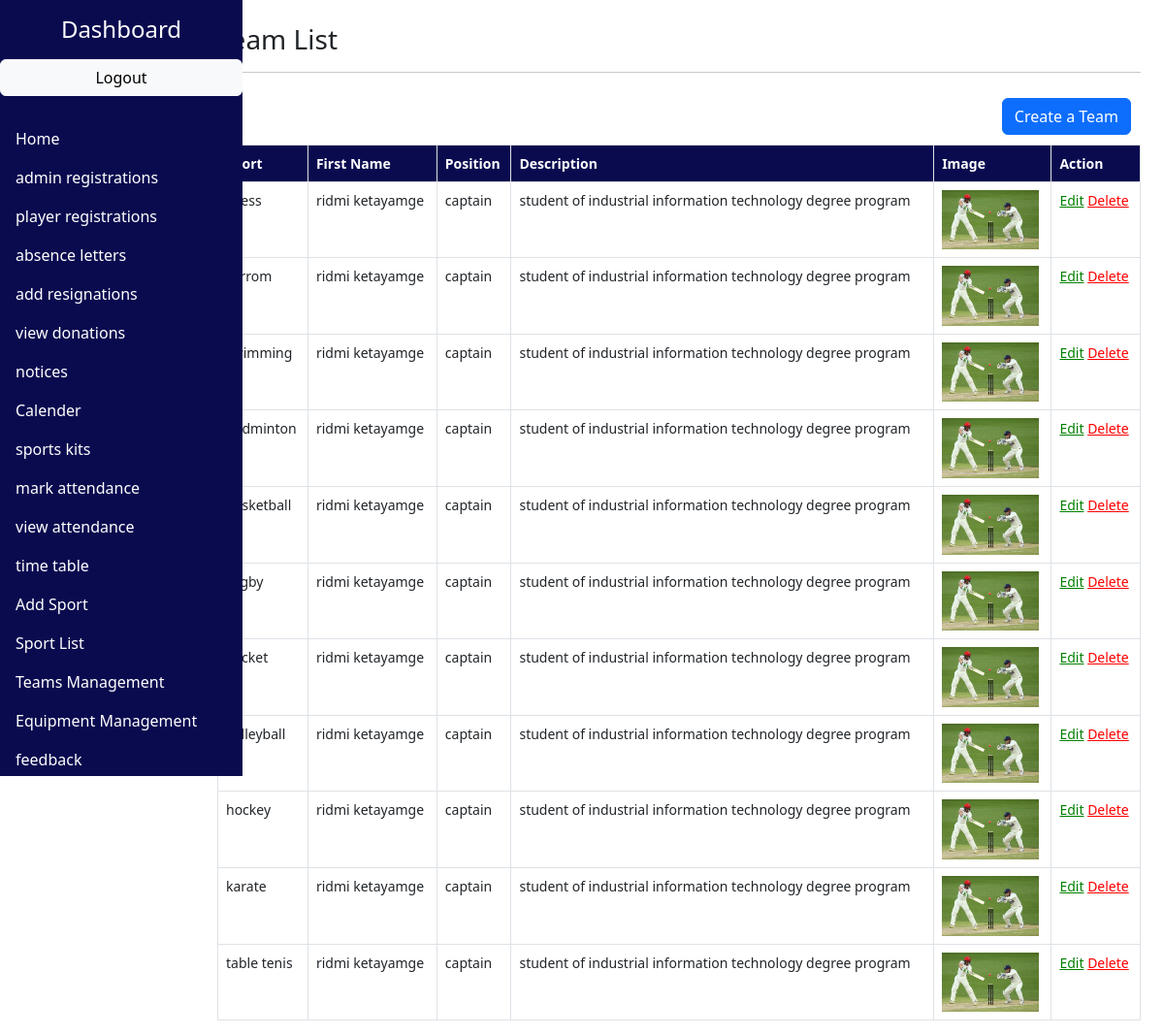
Page /Teams.php on the committed database.
### tables this page shows
CREATE TABLE `teams` (
  `id` int(11) NOT NULL,
  `sport` int(11) NOT NULL,
  `fullname` varchar(255) NOT NULL,
  `position` varchar(255) NOT NULL,
  `image_path` varchar(255) NOT NULL,
  `description` varchar(255) NOT NULL
);

CREATE TABLE `sports` (
  `id` int(11) NOT NULL,
  `name` varchar(255) NOT NULL,
  `category` enum('Indoor','Outdoor') NOT NULL,
  `type` enum('Men','Women','Both') NOT NULL,
  `image_path` varchar(255) DEFAULT NULL
);

### Class/DbConnection.php (called while the page is built, shortened)
<?php
class DbConnection {
        private $servername = "localhost";
		private $username   = "root";
		private $password   = "";
		private $database   = "mydb";
		public function __construct()
		{
		    $this->con = new mysqli($this->servername, $this->username,$this->password,$this->database);
		    if(mysqli_connect_error()) {
			 trigger_error("Failed to connect to MySQL: " . mysqli_connect_error());
		    }else{
			return $this->con;
		    }
		}
}
?>

### Class/Team.php (called while the page is built, shortened)
<?php
    include_once "DbConnection.php";
	class Team extends DbConnection
	{
		public function displayData()
		{
		    $query = "SELECT teams.id as team_id, teams.fullname,teams.description,teams.image_path,teams.position,sports.name  FROM teams INNER JOIN sports ON teams.sport = sports.id";
		    $result = $this->con->query($query);
			if ($result->num_rows > 0) {
				$data = array();
				while ($row = $result->fetch_assoc()) {
					$data[] = $row;
				}
				return $data;
				}else{
				echo "No found records";
				}
			}
	}
?>

### Teams.php (the view, shortened to what this page needs)
<?php
include_once "Class/Team.php";
$teamObj = new Team();
?>
<!DOCTYPE html>
<html lang="en">
<head>
  <link href="https://cdn.jsdelivr.net/npm/bootstrap@5.3.0/dist/css/bootstrap.min.css" rel="stylesheet">
</head>
<body>
  <div class="container-fluid">
    <div class="row">
    <nav class="col-md-2 col-12 sidebar p-0">
             <div class="position-sticky">
          <h4 class="my-3 text-center">Dashboard</h4>
          <ul class="nav flex-column">
            <a href="logout.php" class="btn btn-outline-light btn-primary btn-light" style="color: black;">Logout</a>
<br>
                      <li class="nav-item">
                      <a class="nav-link active" href="admin_dashboard.php">Home</a>
                    </li>
                        <li class="nav-item">
                            <a class="nav-link active" href="admin_registrations.php">admin registrations</a>
                        </li>
                        <li class="nav-item">
                            <a class="nav-link active" href="player_registrations.php">player registrations</a>
                        </li>
                        <li class="nav-item">
                            <a class="nav-link active" href="admin_absence_letters.php">absence letters</a>
                        </li>
                        <li class="nav-item">
                            <a class="nav-link active" href="add_resignation.php">add resignations</a>
                        </li>
                        <li class="nav-item">
                            <a class="nav-link active" href="view_donation.php">view donations</a>
                        </li>
                        <li class="nav-item">
                            <a class="nav-link active" href="admin_notices.php">notices</a>
                        </li>
                        <li class="nav-item">
                            <a class="nav-link active" href="admin_event.php">Calender</a>
                        </li>
                          <li class="nav-item">
                            <a class="nav-link active" href="admin_sport_kit.php">sports kits</a>
                        </li>
                          <li class="nav-item">
                            <a class="nav-link active" href="mark_attendence.php">mark attendance</a>
                        </li>
                          <li class="nav-item">
                            <a class="nav-link active" href="view_attendance1.php">view attendance</a>
                        </li>
                          <li class="nav-item">
                            <a class="nav-link active" href="2.php">time table</a>
                        </li>
                        <li class="nav-item">
                          <a class="nav-link active" href="./add_sport.php">Add Sport</a>
                        </li>
                        <li class="nav-item">
                          <a class="nav-link active" href="./list_sports.php">Sport List</a>
                        </li>
                        <li class="nav-item">
                          <a class="nav-link active" href="./Teams.php">Teams Management</a>
                        </li>
                        <li class="nav-item">
                            <a class="nav-link active" href="./EquipmentStock.php">Equipment Management</a>
                        </li>
            <li class="nav-item">
              <a class="nav-link active" href="admin_feedback.php">feedback</a>
            </li>
          </ul>
        </div>
      </nav>
      <main class="col-md-10 col-12 ms-sm-auto">
      <div class="container mt-4">
        <h3>Team List</h3>
        <hr>
        <div class="flex-container">
            <div>
                <a class="btn btn-primary" href="TeamAdd.php">Create a Team</a>
            </div>
        </div>
        <div class="mb-3">
            <table class="table">
                <thead>
                    <tr>
                    <th>Sport</th>
                    <th scope="col">First Name</th>
                    <th scope="col">Position</th>
                    <th scope="col">Description</th>
                    <th scope="col">Image</th>
                    <th>Action</th>
                    </tr>
                </thead>
                <tbody>
                  <?php
                     $teams  = $teamObj->displayData();
                     if (is_array($teams)) {
                      foreach ($teams as $data) {
                          echo "<tr>";
                          echo "<td>". $data['name']. "</td>";
                          echo "<td>". $data['fullname']. "</td>";
                          echo "<td>". $data['position']. "</td>";
                          echo "<td>". $data['description']. "</td>";
                          echo "<td>" . "<img src='" . $data['image_path'] . "' alt='Team Image' style='max-width: 100px; max-height: 100px;' />" . "</td>";
                          echo "<td>
                          <a href='TeamEdit.php?editId=". $data['team_id']. "' style='color:green'>Edit</a>
                          <a href='Teams.php?deleteId=". $data['team_id']. "' style='color:red' onclick='return confirm(\"Are you sure you want to delete this record?\")'>Delete</a>
                          </td>";
                          echo "</tr>";
                      }
                    }
                  ?>
                </tbody>
            </table>
        </main>
        </div>
    </div>
</body>
</html>

### Teams.php (style rules this page uses)
.sidebar { position: fixed; top: 0; left: 0; bottom: 0; background-color: #0A0B4F; color: white; overflow-y: auto; height: 100%; width: 250px; z-index: 1; padding: 20px; margin: 0; }
.sidebar .nav-link { color: white; }
.sidebar { background-color: #0A0B4F; color: white; height: 100vh; }
.table { font-size: 14px; }
.table th, .table td { border: 1px solid #dee2e6; padding: 8px; }
.table th { background-color: #0A0B4F; color: white; }
.flex-container { display: flex; flex-flow: column wrap; align-content: flex-end; }
.flex-container > div { margin: 10px; text-align: center; }

### rows in the picture
teams: sports.name "chess", fullname "ridmi ketayamge", position "captain", description "student of industrial information technology degree program", image_path (picture), sports.name "carrom", sports.name "swimming", sports.name "badminton", sports.name "basketball", sports.name "rugby", sports.name "cricket", sports.name "volleyball", sports.name "hockey", sports.name "karate", sports.name "table tenis"
